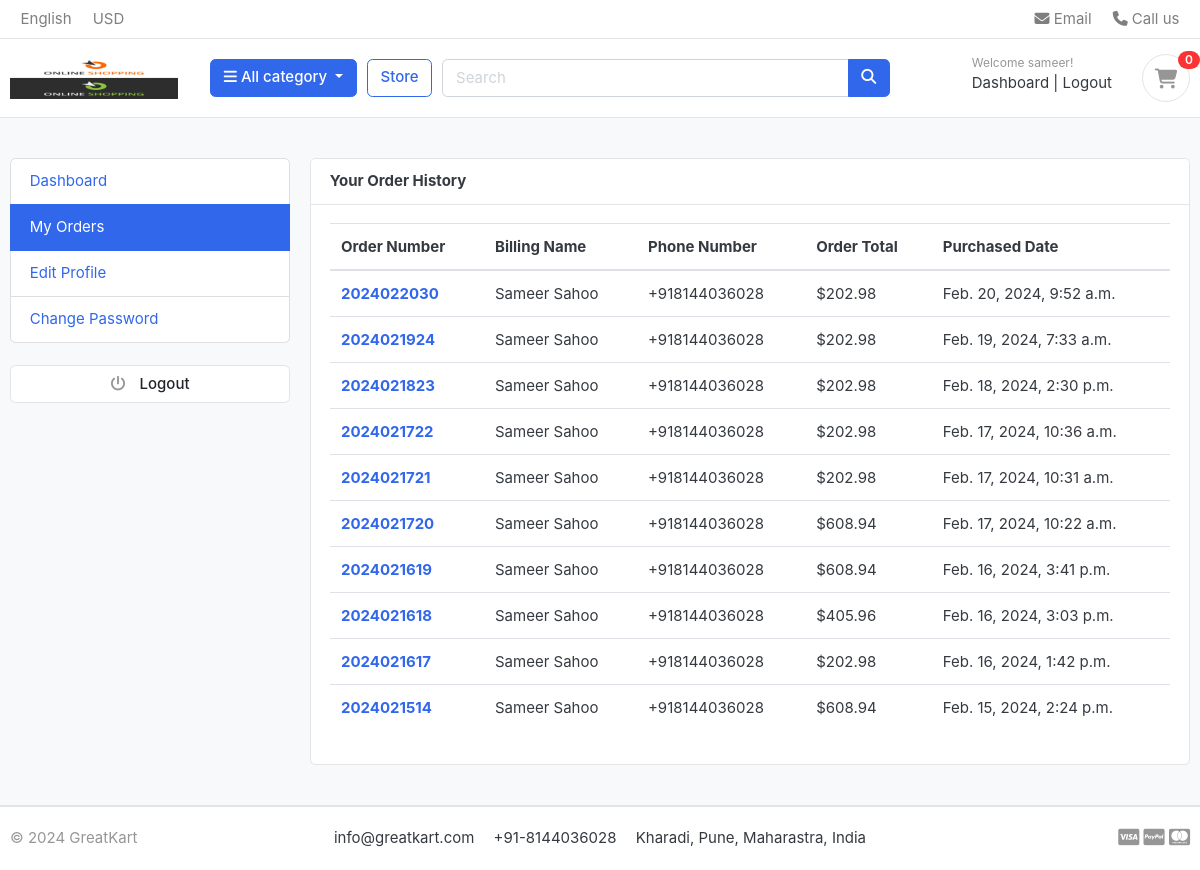
/accounts/my_orders/ (signed in), run on an earlier commit of the app's database.
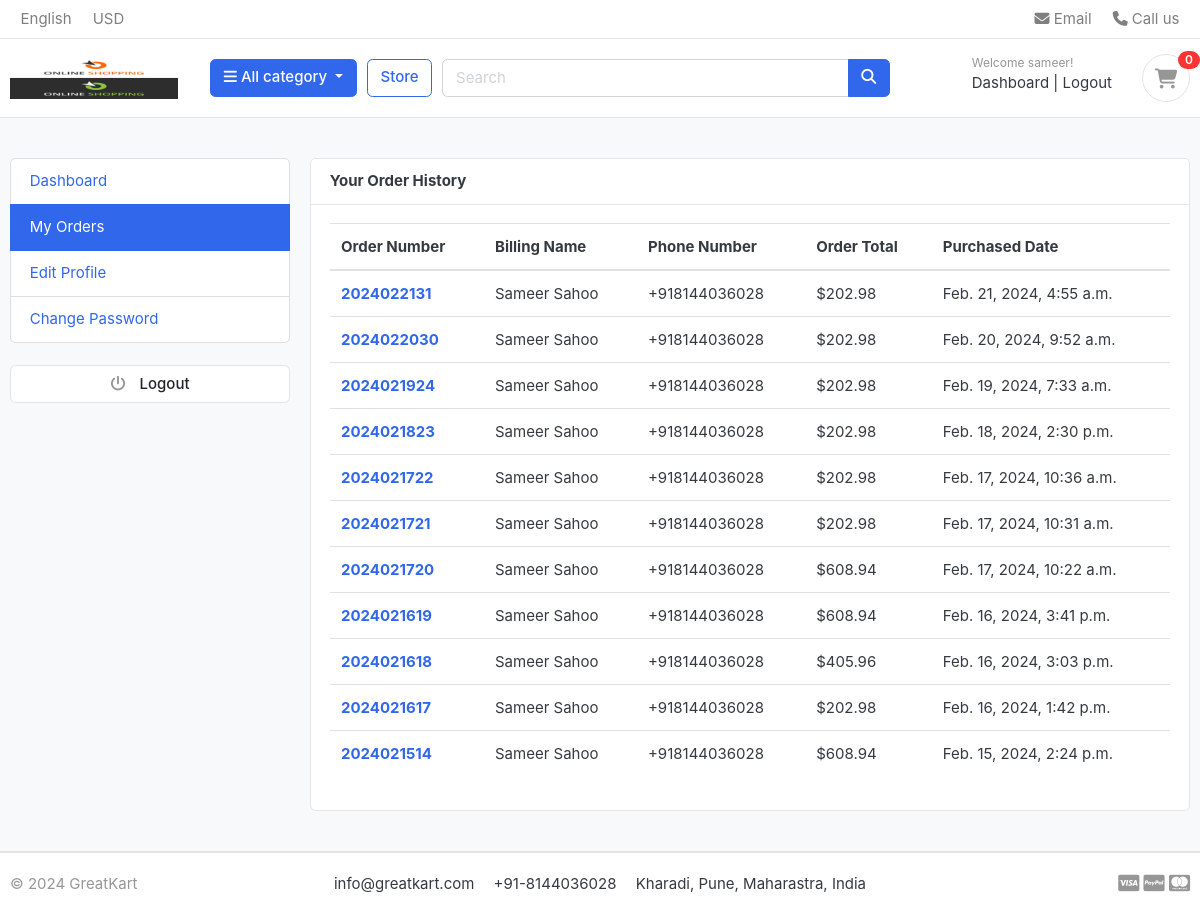
And on a later commit of the database.
### orders/models.py (models this page shows, shortened)
class Order(models.Model):
    STATUS = (
        ('New', 'New'),
        ('Accepted', 'Accepted'),
        ('Completed', 'Completed'),
        ('Cancelled', 'Cancelled'),
    )
    user = models.ForeignKey(Account, on_delete=models.SET_NULL, null=True)
    payment = models.ForeignKey(Payment, on_delete=models.SET_NULL, blank=True, null=True)
    order_number = models.CharField(max_length=100)
    first_name = models.CharField(max_length=100)
    last_name = models.CharField(max_length=100)
    phone = models.CharField(max_length=100)
    email = models.EmailField(max_length=100)
    address_line_1 = models.CharField(max_length=100)
    address_line_2 = models.CharField(max_length=100, blank=True)
    country = models.CharField(max_length=100)
    state = models.CharField(max_length=100)
    city = models.CharField(max_length=100)
    pincode = models.CharField(max_length=100)
    order_note = models.CharField(max_length=100, blank=True)
    order_total = models.FloatField() # this is grand total (total + tax)
    tax = models.FloatField()
    status = models.CharField(max_length=100, choices=STATUS, default='New')
    ip = models.CharField(max_length=100, blank=True)
    is_ordered = models.BooleanField(default=False)
    created_at = models.DateTimeField(auto_now_add=True)
    updated_at = models.DateTimeField(auto_now=True)
    def full_name(self):
        return self.first_name + ' ' + self.last_name

### accounts/views.py (the view)
# urls.py: path('my_orders/', my_orders, name='my_orders'),
@login_required(login_url='login')
def my_orders(request):
    orders = Order.objects.filter(user=request.user, is_ordered=True).order_by('-created_at') # - will give in descending order
    context = {
        'orders': orders
    }
    return render(request, 'accounts/my_orders.html', context)

### carts/context_processors.py (called while the page is built)
def carts_count(request):
    total_count = 0
    if 'admin' in request.path:
        return {}
    else:
        try:
            cart = Cart.objects.filter(cart_id=get_cart_id(request))
            if request.user.is_authenticated:
                cart_items = CartItem.objects.all().filter(user=request.user)
            else:
                cart_items = CartItem.objects.filter(cart=cart[:1])
            for cart_item in cart_items:
                total_count += cart_item.quantity
        except Cart.DoesNotExist:
            total_count = 0
        return dict(total_count=total_count)

### carts/views.py (called while the page is built)
def get_cart_id(request): #cart_id is nothing but the session id which we can use to add items in a cart
    cart_id = request.session.session_key #get the session id
    if not cart_id:
        cart_id = request.session.create() #create new session id if not present
    return cart_id

### category/context_processors.py (called while the page is built)
def select_category(request):
    categories = Category.objects.all()
    return dict(categories=categories)

### category/models.py (called while the page is built)
    def get_url(self):
        return reverse('products_by_category', args=[self.slug])

### templates/accounts/my_orders.html (shortened to what this page needs)
{% extends 'base.html' %}
{% block content %}
<section class="section-conten padding-y bg">
    <div class="container">
        <div class="row">
        {% include 'includes/dashboard_sidebar.html' %}
        <main class="col-md-9">
            <article class="card">
            <header class="card-header">
                <strong class="d-inline-block mr-3">Your Order History </strong>
            </header>
            <div class="card-body">
                <div class="row">
                    <div class="col-md-12">
                        <table class="table table-hover">
                            <thead>
                              <tr>
                                <th scope="col">Order Number</th>
                                <th scope="col">Billing Name</th>
                                <th scope="col">Phone Number</th>
                                <th scope="col">Order Total</th>
                                <th scope="col">Purchased Date</th>
                              </tr>
                            </thead>
                            <tbody>
                              {% for order in orders %}
                                <tr>
                                    <th scope="row"><a href="{% url 'order_detail' order.order_number %}">{{ order.order_number }}</a></th>
                                    <td>{{ order.full_name }}</td>
                                    <td>{{ order.phone }}</td>
                                    <td>${{ order.order_total }}</td>
                                    <td>{{ order.created_at }}</td>
                                </tr>
                              {% endfor %}
                            </tbody>
                          </table>
                    </div>
                </div>
            </div>
            </article>
        </main>
    </div>
    </div>
    </section>
{% endblock %}

What changed in the data, as far as the page shows it:
added Order: order_number "2024022131", full_name "Sameer Sahoo", phone "+918144036028", order_total "202.98", created_at "Feb. 21, 2024, 4:55 a.m."
